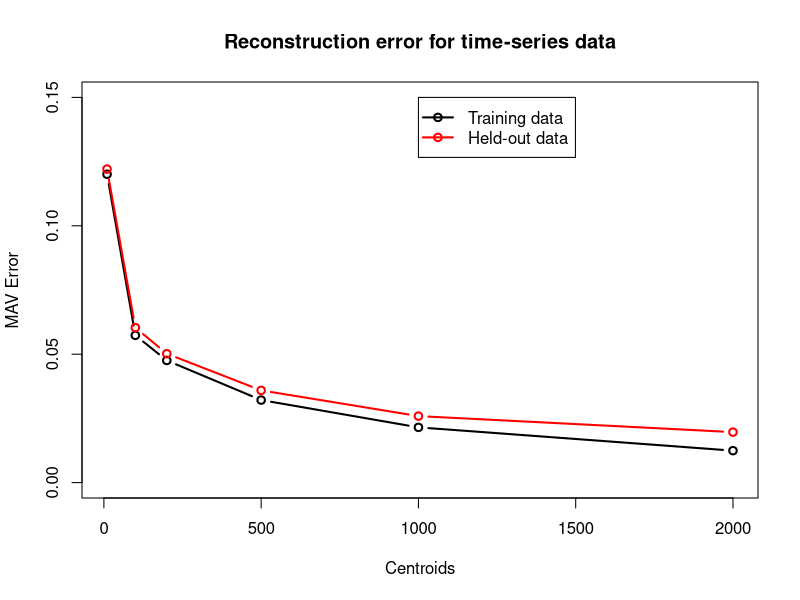

Recreate this plot in R.
set.seed(4)

pad = function(x, pad.size=500) {
    c(rep(0,pad.size), x, rep(0,pad.size))
}

impulse = function(n=32, f=n/2, pad.size=500) {
    t = 1:(2*n) - n - 1 + 1e-8
    v = sin(t/f * pi)/t * cos(t/2/n*pi)^2
    n = pad(rnorm(length(t)), n * 3)
    convolve(n,v, type="filter")
}

encode = function(win, dict) {
    dot = win %*% dict
    t(apply(dot, 1, function(v) {
        mx = max(abs(v))
        k = which(abs(v)==mx)[1]
        c(k, v[k])
    }))
}

decode = function(data, dict) {
    n = dim(data)[1]
    r = rep(0, (n+1)*16)
    for (i in 1:n) {
        k = data[i,1]
        v = data[i,2]
        off = (i-1)*16
        r[off + 1:32] = r[off + 1:32] + dict[,k] * v
    }
    r
}

reconstruction.error = function(data, dict) {
    rx = window(data)
    kx = encode(rx, dict)
    rz = decode(kx, dict)
    n = length(rz)
    mean(abs(data[15 + 1:n] - rz))    
}

generate = function(windows, v.1, v.2) {
    r = rep(0, 16 * windows)
    t = 0
    while (t < length(r) - length(v.1)) {
        t = t + -0.5 * length(v.1) * log(runif(1))
        flip = rnorm(1) > 0
        n1 = floor(t)
        n2 = n1 + length(v.1) - 1
        if (n2 > length(r)) {
            return(r)
        }
        r[n1:n2] = r[n1:n2] + v.1*flip + v.2*(1-flip)
    }
    r
}


v.1 = impulse(64, 8)
v.2 = impulse(64, 8)

training.data = generate(10000, v.1, v.2)
test.data = generate(10000, v.1, v.2)


mag = function(v) {
    sqrt(sum(v^2))
}

window = function(data, window.size=32) {
    n = floor(2 * length(data)/window.size)
    w = sin((0:(window.size-1))/window.size * pi)^2
    t(apply(matrix(1:(n-window.size/2), ncol=1), 1, function(i) {
        n = i*16
        w * data[n:(n+window.size-1)]
    }))
}

rx = window(training.data)

k.10 = kmeans(rx, centers=10, nstart=10)
c.10 = apply(k.10$centers,1,function(v){v/mag(v)})
x.10 = reconstruction.error(training.data, c.10)
y.10 = reconstruction.error(test.data, c.10)
print(10)

k.100 = kmeans(rx, centers=100, nstart=10, iter.max=20)
c.100 = apply(k.100$centers,1,function(v){v/(1e-100 + mag(v))})
x.100 = reconstruction.error(training.data, c.100)
y.100 = reconstruction.error(test.data, c.100)
print(100)

k.200 = kmeans(rx, centers=200, nstart=10, iter.max=30)
c.200 = apply(k.200$centers,1,function(v){v/(1e-100 + mag(v))})
x.200 = reconstruction.error(training.data, c.200)
y.200 = reconstruction.error(test.data, c.200)
print(200)

k.500 = kmeans(rx, centers=500, nstart=10, iter.max=30)
c.500 = apply(k.500$centers,1,function(v){v/(1e-100 + mag(v))})
x.500 = reconstruction.error(training.data, c.500)
y.500 = reconstruction.error(test.data, c.500)
print(500)

k.1000 = kmeans(rx, centers=1000, nstart=5, iter.max=10)
c.1000 = apply(k.1000$centers,1,function(v){v/(1e-100 + mag(v))})
x.1000 = reconstruction.error(training.data, c.1000)
y.1000 = reconstruction.error(test.data, c.1000)
print(1000)

k.2000 = kmeans(rx, centers=2000, nstart=5, iter.max=10)
c.2000 = apply(k.2000$centers,1,function(v){v/(1e-100 + mag(v))})
x.2000 = reconstruction.error(training.data, c.2000)
y.2000 = reconstruction.error(test.data, c.2000)
print(2000)

pdf(file="time-series.pdf", width=5, height=5)
plot(c(10,100,200,500,1000,2000), c(x.10, x.100, x.200, x.500, x.1000, x.2000), 
     type='b', lwd=2, xlab="Centroids", ylab="MAV Error",
     ylim=c(0,0.15),
     main="Reconstruction error for time-series data")

lines(c(10,100,200,500,1000,2000), c(y.10, y.100, y.200, y.500, y.1000, y.2000), 
     type='b', lwd=2, col='red')

legend(1000, 0.15, legend=c("Training data", "Held-out data"), col=c("black", "red"), pch=21, lwd=2)
dev.off()

                                             
